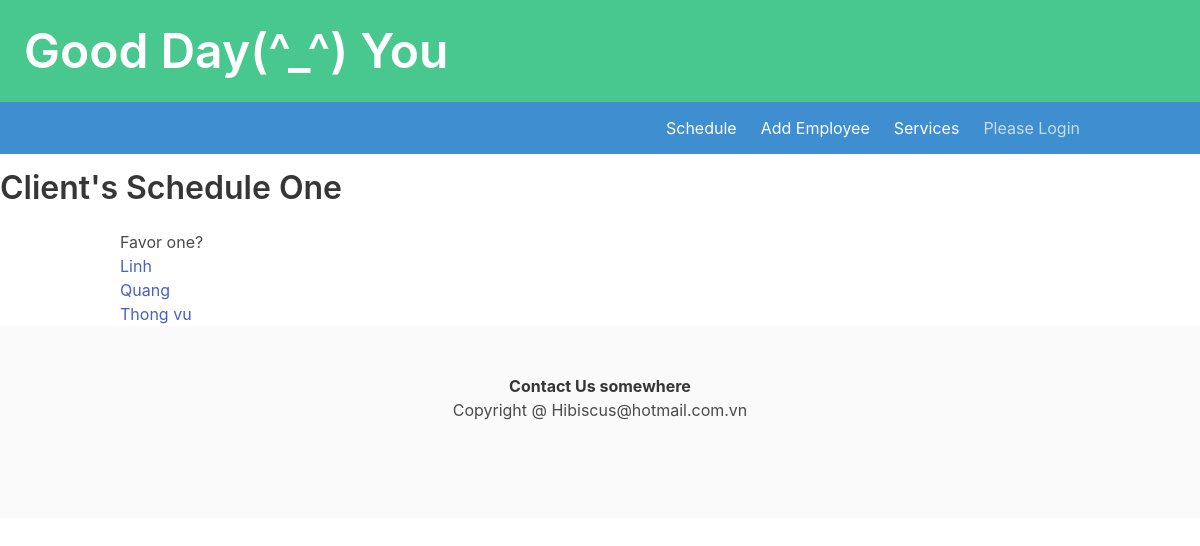
/dathen/first_step/, run on the app's committed database.
### ledger/models.py (models this page shows, shortened)
class Technician(models.Model):
    name = models.CharField(max_length=25)
    phone = PhoneNumberField()
    email = models.EmailField(max_length=40, null=True, blank=True)
    owner = models.ForeignKey(settings.AUTH_USER_MODEL, on_delete=models.DO_NOTHING)
    isWork = models.BooleanField(default=False)
    start_work_at = models.TimeField(null=True)
    end_work = models.TimeField(null=True)
    class Meta:
        unique_together = ('name','phone',)
        ordering = ['name']
    def get_absolute_url(self):
        return reverse("datHen:technician_detail", kwargs={"pk": self.pk})

### datHen/views.py (the view)
# urls.py: path('first_step/', FirstStep.as_view(), name='first_step' ),
class FirstStep(View):
    template = 'datHen/first_step.html'
    success_url = reverse_lazy('datHen:listHen')
    chuDe = "Dayearns Confirm schedule"
    tech = Technician.objects.all()
    def get(self,request):
        cont = {'tech': self.tech}
        return render(request, self.template, cont)

### datHen/templates/datHen/first_step.html (shortened to what this page needs)
{% extends 'base.html' %}
{% load crispy_forms_tags %}
{% block headding %}
    <h1 class='title'>Client's Schedule One</h1>
{% endblock headding %}
{% block content %}
    <h1>Favor one?</h1>
    {% for employee in tech %}
    <div>
        <a href="{{ employee.get_absolute_url }}"> {{ employee.name }} </a>
</div>
     {% endfor %}
{% endblock content %}
{% block footer %}
    <strong>Contact Us somewhere</strong>
{% endblock footer %}

### data on the page
Technician: name "Linh"
Technician: name "Quang"
Technician: name "Thong vu"

### other printed values
{{ user.username | default:'You' }} "You"
